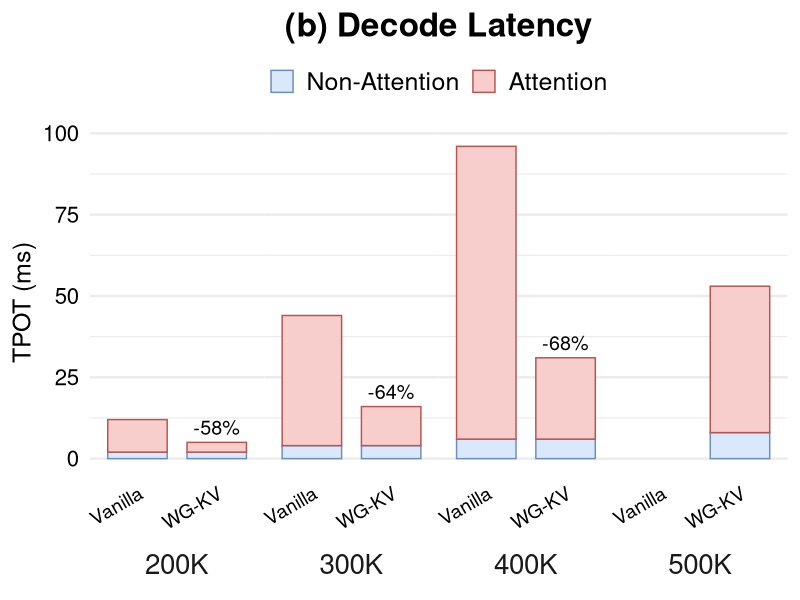

Write the R code that produced this figure.
library(tidyverse)

data <- read_csv("data/perf_2.csv") %>%
  mutate(
    tokens = fct_inorder(tokens),
    method = fct_inorder(method),
    component = fct_inorder(component)
  ) %>%
  group_by(tokens, method) %>%
  mutate(total_latency = sum(latency)) %>%
  ungroup()

reduction_labels <- data %>%
  distinct(tokens, method, total_latency) %>%
  group_by(tokens) %>%
  mutate(
    vanilla_latency = total_latency[method == "Vanilla"],
    reduction = (total_latency - vanilla_latency) / vanilla_latency,
    label = if_else(
      method == "WG-KV",
      scales::label_percent(accuracy = 1)(reduction),
      ""
    )
  ) %>%
  ungroup()

fig <- ggplot(data, aes(x = method, y = latency, fill = component, colour = component)) +
  geom_col(width = 0.75, position = position_stack(reverse = TRUE)) +
  geom_text(
    data = reduction_labels,
    aes(x = method, y = total_latency, label = label),
    vjust = -0.5,
    size = 5,
    inherit.aes = FALSE
  ) +
  facet_grid(. ~ tokens, switch = "x") +
  scale_fill_manual(
    values = c("Non-Attention" = "#DAE8FC", "Attention" = "#F8CECC"),
  ) +
  scale_colour_manual(
    values = c("Non-Attention" = "#6C8EBF", "Attention" = "#B85450"),
  ) +
  labs(
    title = "(b) Decode Latency",
    x = NULL,
    y = "TPOT (ms)",
  ) +
  theme_minimal(base_size = 18) +
  theme(
    plot.title = element_text(size = 24, hjust = 0.5, face = "bold"),
    legend.position = "top",
    legend.title = element_blank(),
    legend.text = element_text(size = 18),
    axis.text.x = element_text(size = 14, colour = "black", angle = 30, hjust = 1),
    axis.text.y = element_text(size = 16, colour = "black"),
    strip.text.x = element_text(size = 20),
    strip.placement = "outside",
    panel.spacing = unit(0, "cm"),
    panel.grid.major.x = element_blank(),
    panel.grid.minor.x = element_blank(),
  )

ggsave("perf_2.pdf", fig, width = 5.0, height = 4.5, units = "in")
